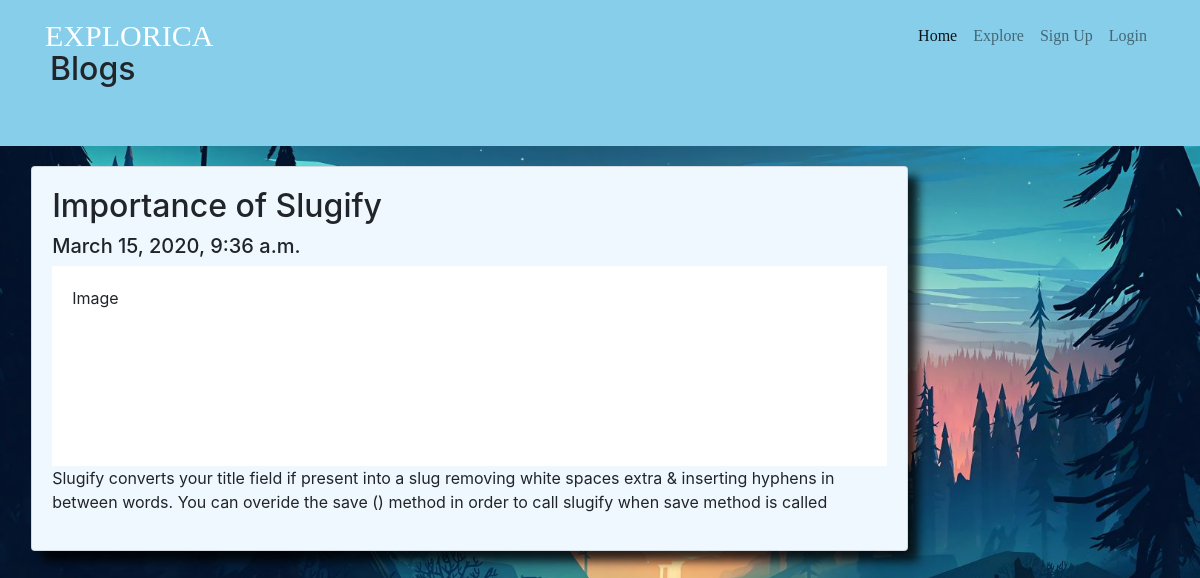
/blog/importance-of-slugify/, run on the app's committed database.
### blog/models.py (models this page shows, shortened)
class Article(models.Model):
    article_image = models.ImageField(upload_to='images/', blank=True)
    article_title = models.CharField(max_length=50)
    user = models.ForeignKey(User, related_name='author', default=1, on_delete=models.CASCADE)
    article_about = models.TextField()
    slug = models.SlugField(unique=True, default=2)
    date_published = models.DateTimeField(auto_now_add=True)

### blog/views.py (the view)
# urls.py: path('<slug>/', views.blog_detail, name='detail-blog'),
def blog_detail(request, slug):
    single_blog = Article.objects.get(slug=slug)
    return render(request, 'blog/blog_detail.html', {'single_blog': single_blog})

### blog/templates/blog/blog_detail.html
{% extends 'main/base.html' %}
{% block content %}
    <div class="header">
      <h2> Blogs </h2>
    </div>
    <div class="row">
      <div class="leftcolumn">
        <div class="card">
          <h2>{{ single_blog.article_title }}</h2>
          <h5>{{ single_blog.date_published }}</h5>
          <div class="fakeimg" style="height:200px;">Image</div>
          <p>{{ single_blog.article_about }}</p>
        </div>
      </div>
    </div>
{% endblock %}

### main/static/main/style.css (style rules this page uses)
body { background-image: url("images/c.jpg"); background-size: cover ; }
.card { margin-top:15%; margin-left: 5%; position:relative; transition: 3s; box-shadow: 10px 10px 10px rgba(0,0,0,0.8); }
.header { padding: 50px; font-size: 40px; text-align: left; background: skyblue; }
.leftcolumn { float: left; width: 75%; }
.fakeimg { background-color: white; width: 100%; padding: 20px; }
.card { background-color: aliceblue; padding: 20px; margin-top: 20px; }

### data on the page
Article: article_title "Importance of Slugify", date_published "March 15, 2020, 9:36 a.m.", article_about "Slugify converts your title field if present into a slug removing white spaces extra & inserting hyphens in between words. You can overide the save () method in order to call slugify when save method is called"
